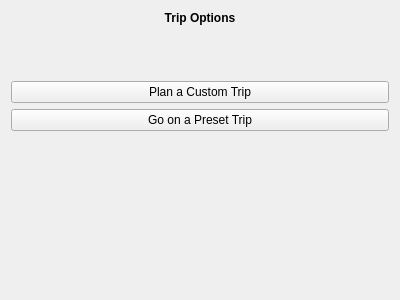
<?xml version="1.0" encoding="UTF-8"?>
<ui version="4.0">
 <class>selectForm</class>
 <widget class="QWidget" name="selectForm">
  <property name="geometry">
   <rect>
    <x>0</x>
    <y>0</y>
    <width>400</width>
    <height>300</height>
   </rect>
  </property>
  <property name="windowTitle">
   <string>Form</string>
  </property>
  <layout class="QVBoxLayout" name="verticalLayout">
   <item>
    <widget class="QLabel" name="label">
     <property name="font">
      <font>
       <weight>75</weight>
       <bold>true</bold>
      </font>
     </property>
     <property name="text">
      <string>Trip Options</string>
     </property>
     <property name="alignment">
      <set>Qt::AlignCenter</set>
     </property>
    </widget>
   </item>
   <item>
    <spacer name="verticalSpacer_2">
     <property name="orientation">
      <enum>Qt::Vertical</enum>
     </property>
     <property name="sizeType">
      <enum>QSizePolicy::Fixed</enum>
     </property>
     <property name="sizeHint" stdset="0">
      <size>
       <width>20</width>
       <height>50</height>
      </size>
     </property>
    </spacer>
   </item>
   <item>
    <widget class="QPushButton" name="planButton">
     <property name="text">
      <string>Plan a Custom Trip</string>
     </property>
    </widget>
   </item>
   <item>
    <widget class="QPushButton" name="tripButton">
     <property name="text">
      <string>Go on a Preset Trip</string>
     </property>
    </widget>
   </item>
   <item>
    <spacer name="verticalSpacer">
     <property name="orientation">
      <enum>Qt::Vertical</enum>
     </property>
     <property name="sizeHint" stdset="0">
      <size>
       <width>20</width>
       <height>40</height>
      </size>
     </property>
    </spacer>
   </item>
  </layout>
 </widget>
 <resources/>
 <connections/>
</ui>
